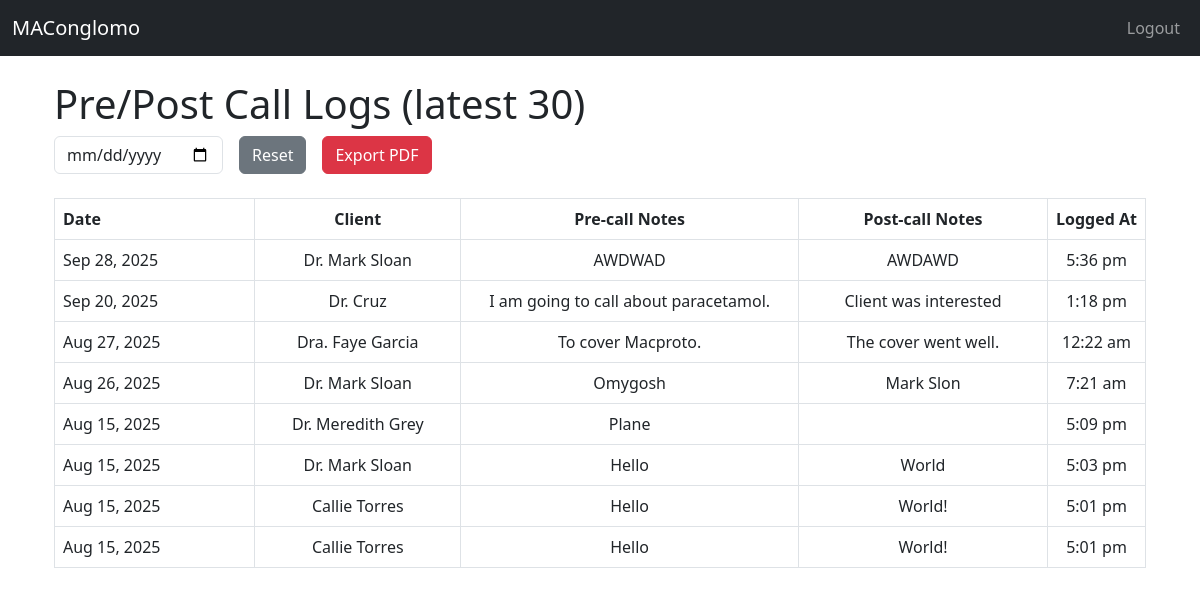
/medrep/pre_post_calls.php (signed in), run on the app's committed database.
### tables this page shows
CREATE TABLE `call_logs` (
  `id` int NOT NULL,
  `medrep_id` int NOT NULL,
  `date` date NOT NULL,
  `client_name` varchar(255) NOT NULL,
  `precall_notes` text,
  `postcall_notes` text,
  `created_at` timestamp NULL DEFAULT CURRENT_TIMESTAMP
);

### medrep/pre_post_calls.php (the view, shortened to what this page needs)
<?php
require_once __DIR__ . '/../config/database.php';
include __DIR__ . '/../inc/header.php';
$medrepId = (int)$_SESSION['user_id'];
$filterDate = isset($_GET['date']) && !empty($_GET['date']) ? $_GET['date'] : null;
$callSql = "
    SELECT id, date, client_name, precall_notes, postcall_notes, created_at
    FROM call_logs
    WHERE medrep_id = ?
";
$params = [$medrepId];
$callSql .= " ORDER BY date DESC, id DESC LIMIT 30";
$callStmt = $pdo->prepare($callSql);
$callStmt->execute($params);
$callLogs = $callStmt->fetchAll();
?>
<div class="container mt-4">
    <h1>Pre/Post Call Logs (latest 30)</h1>
    <form method="get" class="row g-3 mb-4 align-items-center">
        <div class="col-auto">
            <input type="date" name="date" class="form-control"
                value="<?= htmlspecialchars($filterDate ?? '') ?>"
                onchange="this.form.submit();">
        </div>
        <div class="col-auto">
            <a href="pre_post_calls.php" class="btn btn-secondary">Reset</a>
        </div>
        <div class="col-auto">
            <a href="pre_post_calls_pdf.php?<?= $filterDate ? 'date=' . urlencode($filterDate) : '' ?>"
                target="_blank"
                class="btn btn-danger">
                Export PDF
            </a>
        </div>
    </form>
    <div class="table-responsive">
        <table class="table table-bordered align-middle" style="table-layout: auto; word-wrap: break-word;">
            <thead>
                <tr>
                    <th style="width: 10%;">Date</th>
                    <th style="width: 15%;">Client</th>
                    <th style="width: 35%;">Pre-call Notes</th>
                    <th style="width: 35%;">Post-call Notes</th>
                    <th style="width: 15%;">Logged At</th>
                </tr>
            </thead>
            <tbody>
                <?php if (!$callLogs): ?>
                    <tr>
                        <td colspan="5" class="text-center text-muted">No entries yet.</td>
                    </tr>
                <?php else: ?>
                    <?php foreach ($callLogs as $row): ?>
                        <tr>
                            <td><?= date('M j, Y', strtotime($row['date'])) ?></td>
                            <td><?= htmlspecialchars($row['client_name']) ?></td>
                            <td style="white-space: normal;"><?= nl2br(htmlspecialchars($row['precall_notes'])) ?></td>
                            <td style="white-space: normal;"><?= nl2br(htmlspecialchars($row['postcall_notes'])) ?></td>
                            <td><?= date('g:i a', strtotime($row['created_at'])) ?></td>
                        </tr>
                    <?php endforeach; ?>
                <?php endif; ?>
            </tbody>
        </table>
    </div>
    <?php include __DIR__ . '/../inc/footer.php'; ?>

### inc/header.php (style rules this page uses)
.table { table-layout: fixed; width: 100%; }
.table th, .table td { white-space: nowrap; overflow: hidden; text-overflow: ellipsis; text-align: center; }
.table th:nth-child(1), .table td:nth-child(1) { text-align: left; width: 20%; }
.table th:nth-child(2), .table td:nth-child(2) { width: 20%; }
.table th:nth-child(3), .table td:nth-child(3) { width: 10%; }
.table th:nth-child(4), .table td:nth-child(4) { width: 15%; }
.table th:nth-child(5), .table td:nth-child(5) { width: 15%; }

### data on the page
call_logs: date "Sep 28, 2025", client_name "Dr. Mark Sloan", precall_notes "AWDWAD", postcall_notes "AWDAWD", created_at "5:36 pm"
call_logs: date "Sep 20, 2025", client_name "Dr. Cruz", precall_notes "I am going to call about paracetamol.", postcall_notes "Client was interested", created_at "1:18 pm"
call_logs: date "Aug 27, 2025", client_name "Dra. Faye Garcia", precall_notes "To cover Macproto.", postcall_notes "The cover went well.", created_at "12:22 am"
call_logs: date "Aug 26, 2025", client_name "Dr. Mark Sloan", precall_notes "Omygosh", postcall_notes "Mark Slon", created_at "7:21 am"
call_logs: date "Aug 15, 2025", client_name "Dr. Meredith Grey", precall_notes "Plane", created_at "5:09 pm"
call_logs: date "Aug 15, 2025", client_name "Dr. Mark Sloan", precall_notes "Hello", postcall_notes "World", created_at "5:03 pm"
call_logs: date "Aug 15, 2025", client_name "Callie Torres", precall_notes "Hello", postcall_notes "World!", created_at "5:01 pm"
call_logs: date "Aug 15, 2025", client_name "Callie Torres", precall_notes "Hello", postcall_notes "World!", created_at "5:01 pm"
